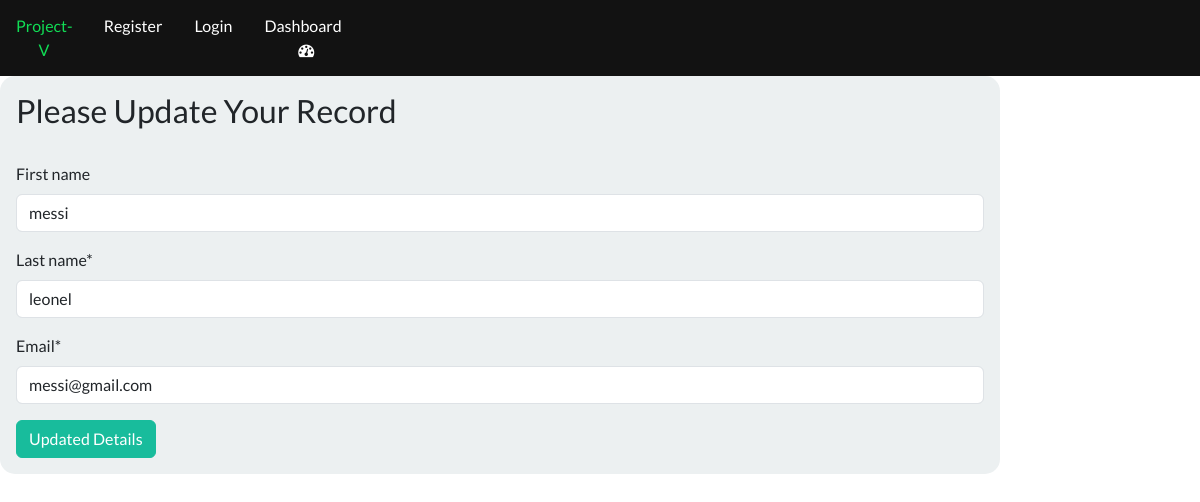
Screenshot of /update/1 with the database file from the repository.
### my_app/models.py (models this page shows, shortened)
class Record(models.Model):
    first_name=models.CharField(max_length=200,blank=True)
    last_name=models.CharField(max_length=140)
    email=models.EmailField()
    created_date=models.DateTimeField(auto_now_add=True)

### my_app/views.py (the view)
# urls.py: path('update/<int:pk>',views.updaterecord,name='update'),
def updaterecord(request,pk):
    record=Record.objects.get(id=pk)
    form=CreateRecordForm(instance=record)
    if request.method=='POST':
        form=CreateRecordForm(request.POST,instance=record)
        if form.is_valid():
               form.save()
               messages.success(request,'Record update successfully')
        return redirect('dashboard')
    context={'form':form}
    return render(request,'update.html',context)

### my_app/forms.py
class CreateRecordForm(forms.ModelForm):
    class Meta:
        model=Record
        fields=('first_name','last_name','email')

### my_app/templates/update.html (shortened to what this page needs)
{% extends 'base.html' %}
{% load crispy_forms_tags %}
{% block content %}
<body>
    <div class="conatainer p-3 shadow-md bg-light form-layout">
        <h3>Please Update Your Record</h3><br>
        <form method="POST" autocomplete="off">
            {{form|crispy}}
            <button type="submit" class="btn btn-success">Updated Details</button>
        </form>
    </div>
    <br>
</body>
{% endblock content %}

### my_app/static/mycss.css (style rules this page uses)
.form-layout { border-radius: 15px; width:1000px; }

### rows the page displays
Record: first_name "messi", last_name "leonel", email "messi@gmail.com"
